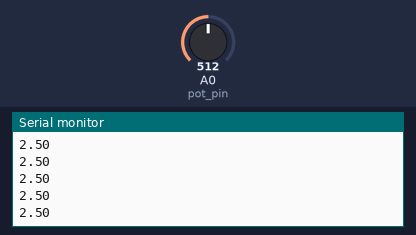
A sketch run on a simulated Arduino Uno, built with avr-gcc and run on an emulated ATmega328P. Parts: the last lines printed to the serial monitor. The test bench sets the inputs (shaded band); at power-on: A0 (pot_pin) = 512.

Above: at 1.2 s.
1.3 s: A0 (pot_pin) set to 716
At 1.8 s:
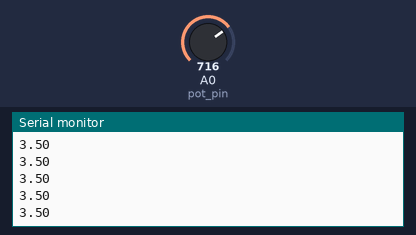
2.8 s: A0 (pot_pin) set to 900
At 3.6 s:
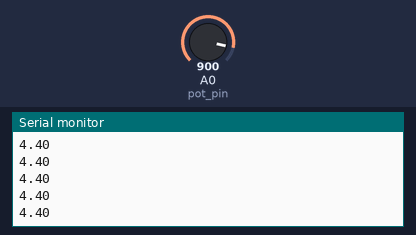
Timing chart, 0 to 5.8 s (numbered marks = the images above; inputs shaded):
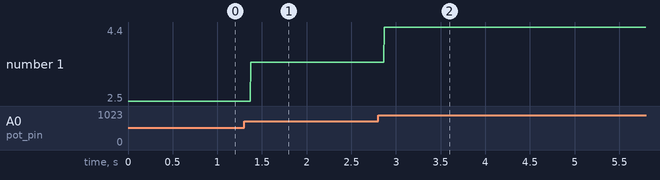

The sketch:

Potentiometer.ino
```cpp
const int pot_pin = A0;

void setup(){
  Serial.begin(9600);
  pinMode(pot_pin, INPUT);
}

void loop(){
  int sensorValue = analogRead(pot_pin);
  float voltage = sensorValue * (5.0 / 1023.0);
  Serial.println(voltage);
}
```

Measured:
- after the input at 1.3 s, the serial monitor: prints a new line after 0.07 s (image 1)
- after the input at 2.8 s, the serial monitor: prints a new line after 0.07 s (image 2)
- plotted number 1: 2.5 → 3.5 after the input at 1.3 s, 3.5 → 4.4 after the input at 2.8 s
